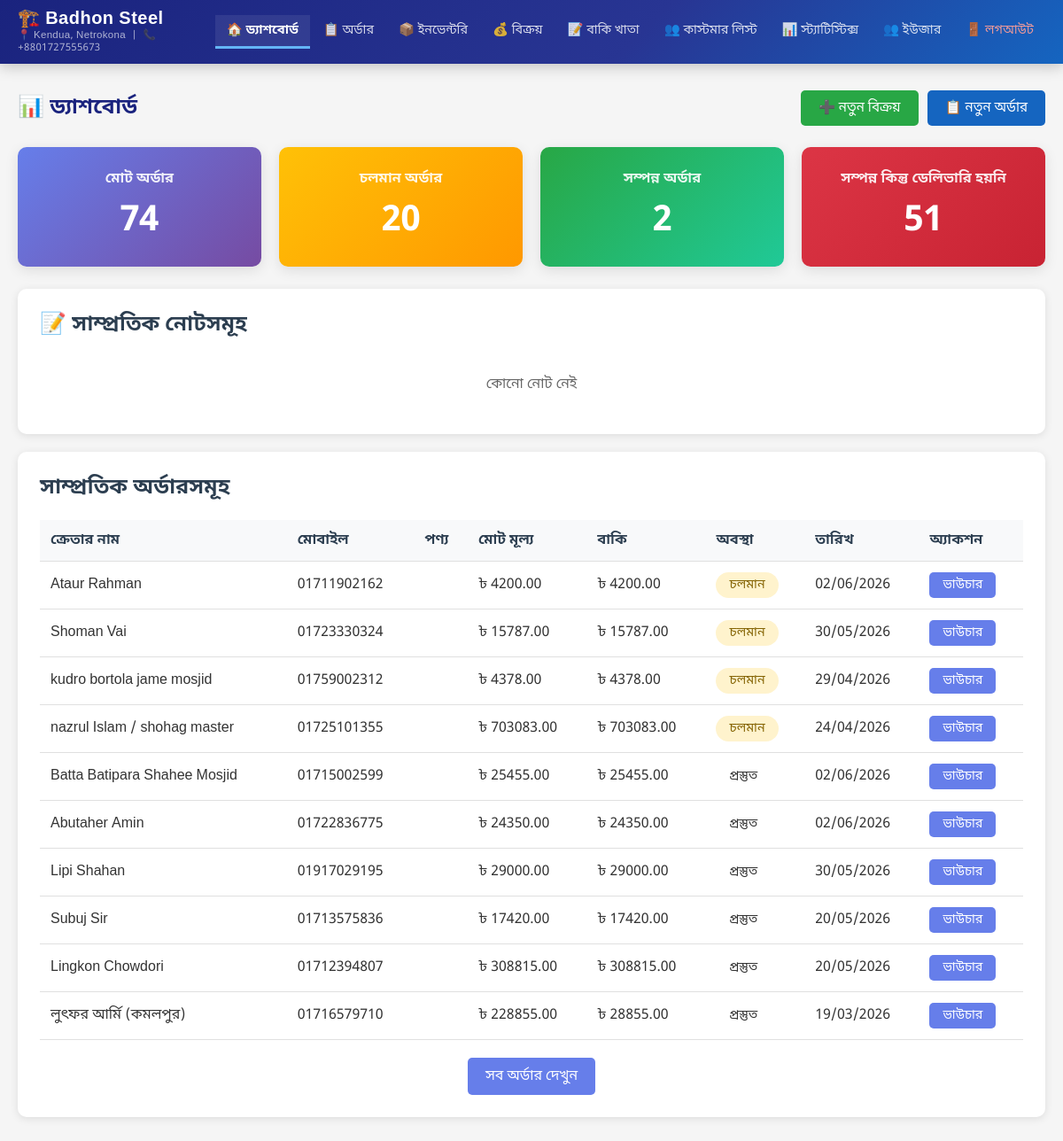
The page /admin-panel/ (signed in) on the database as committed earlier.
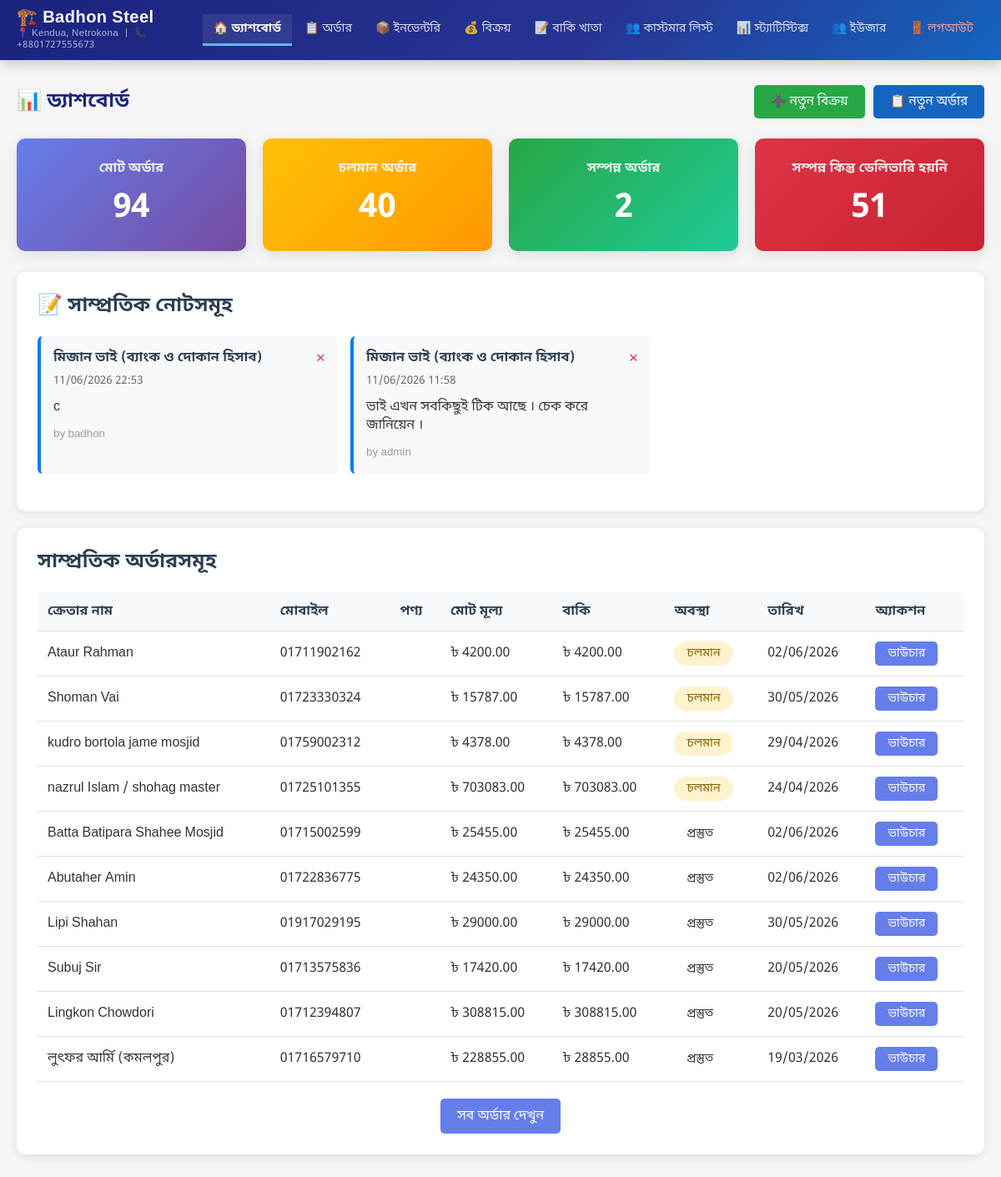
The same page on the database as committed later.
### shop/models.py (models this page shows, shortened)
class Order(models.Model):
    STATUS_CHOICES = [
        ('pending', 'চলমান'),
        ('ready', 'প্রস্তুত'),
        ('completed', 'সম্পন্ন'),
    ]
    DELIVERY_STATUS_CHOICES = [
        ('not_delivered', 'ডেলিভারি হয়নি'),
        ('delivered', 'ডেলিভারি সম্পন্ন'),
    ]
    customer = models.ForeignKey(Customer, on_delete=models.PROTECT, related_name='orders', verbose_name='ক্রেতা', null=True, blank=True)
    customer_name = models.CharField(max_length=200, verbose_name='ক্রেতার নাম', null=True, blank=True)
    mobile_number = models.CharField(max_length=20, verbose_name='মোবাইল নাম্বার', null=True, blank=True)
    total_price = models.DecimalField(max_digits=10, decimal_places=2, verbose_name='মোট মূল্য', default=0)
    discount_percentage = models.DecimalField(max_digits=5, decimal_places=2, verbose_name='ডিসকাউন্ট (%)', default=0)
    discount_amount = models.DecimalField(max_digits=10, decimal_places=2, verbose_name='ডিসকাউন্ট টাকা', default=0)
    final_price = models.DecimalField(max_digits=10, decimal_places=2, verbose_name='চূড়ান্ত মূল্য', default=0)
    cash_paid = models.DecimalField(max_digits=10, decimal_places=2, verbose_name='নগদ পরিশোধ', default=0)
    due_amount = models.DecimalField(max_digits=10, decimal_places=2, verbose_name='বাকি টাকা', editable=False)
    initial_payment_migrated = models.BooleanField(default=False, verbose_name='প্রাথমিক পেমেন্ট OrderPayment-এ স্থানান্তরিত')
    order_date = models.DateField(default=timezone.now, verbose_name='অর্ডার নেওয়ার তারিখ')
    delivery_date = models.DateField(verbose_name='ডেলিভারির তারিখ')
    status = models.CharField(max_length=20, choices=STATUS_CHOICES, default='pending', verbose_name='প্রোডাক্ট অবস্থা')
    delivery_status = models.CharField(max_length=20, choices=DELIVERY_STATUS_CHOICES, default='not_delivered', verbose_name='ডেলিভারি অবস্থা')
    created_at = models.DateTimeField(auto_now_add=True, verbose_name='তৈরির সময়')
    updated_at = models.DateTimeField(auto_now=True, verbose_name='আপডেটের সময়')
    class Meta:
        verbose_name = 'অর্ডার'
        verbose_name_plural = 'অর্ডারসমূহ'
        ordering = ['-created_at']

### transactions/models.py (models this page shows, shortened)
class CustomerNote(models.Model):
    customer = models.ForeignKey(Customer, on_delete=models.CASCADE, related_name='notes', verbose_name='Customer')
    note = models.TextField(verbose_name='Note')
    created_by = models.ForeignKey('auth.User', on_delete=models.SET_NULL, null=True, blank=True, verbose_name='Created By')
    created_at = models.DateTimeField(auto_now_add=True, verbose_name='Created At')
    updated_at = models.DateTimeField(auto_now=True, verbose_name='Updated At')
    is_dismissed_from_dashboard = models.BooleanField(default=False, verbose_name='Dismissed from Dashboard')
    class Meta:
        verbose_name = 'Customer Note'
        verbose_name_plural = 'Customer Notes'
        ordering = ['-created_at']

class Customer(models.Model):
    name = models.CharField(max_length=200, verbose_name='Customer Name')
    mobile_number = models.CharField(max_length=20, unique=True, verbose_name='Mobile Number')
    address = models.TextField(verbose_name='Address', blank=True)
    current_balance = models.DecimalField(max_digits=10, decimal_places=2, verbose_name='Current Balance', default=0)
    created_at = models.DateTimeField(auto_now_add=True, verbose_name='Created At')
    updated_at = models.DateTimeField(auto_now=True, verbose_name='Updated At')
    is_deleted = models.BooleanField(default=False, verbose_name='Is Deleted')
    deleted_at = models.DateTimeField(null=True, blank=True, verbose_name='Deleted At')
    class Meta:
        verbose_name = 'Customer'
        verbose_name_plural = 'Customers'
        ordering = ['-created_at']

### shop/views.py (the view)
# urls.py: path('admin-panel/', views.admin_dashboard, name='admin_dashboard'),
@login_required
def admin_dashboard(request):
    from transactions.models import Transaction
    total_orders = Transaction.objects.count()
    pending_orders = Transaction.objects.filter(status='pending').count()
    completed_orders = Transaction.objects.filter(status='completed', delivery_status='delivered').count()
    completed_not_delivered = Transaction.objects.filter(status='completed', delivery_status='not_delivered').count()
    recent_orders = Order.objects.exclude(status='completed').order_by('status', '-created_at')[:10]
    from transactions.models import CustomerNote
    recent_notes = CustomerNote.objects.filter(is_dismissed_from_dashboard=False).select_related('customer', 'created_by').order_by('-created_at')[:10]
    context = {
        'total_orders': total_orders,
        'pending_orders': pending_orders,
        'completed_orders': completed_orders,
        'completed_not_delivered': completed_not_delivered,
        'recent_orders': recent_orders,
        'recent_notes': recent_notes,
    }
    return render(request, 'admin_panel/dashboard.html', context)

### shop/templates/admin_panel/dashboard.html (shortened to what this page needs)
{% extends 'admin_panel/base.html' %}
{% block content %}
<div style="display:flex; justify-content:space-between; align-items:center; margin-bottom:24px; flex-wrap:wrap; gap:12px;">
    <h2 style="margin:0; color:#1a237e; font-size:1.5rem;">📊 ড্যাশবোর্ড</h2>
    <div style="display:flex; gap:10px; flex-wrap:wrap;">
        <a href="{% url 'invoice_create' %}" class="btn btn-success" style="font-size:0.95rem;">➕ নতুন বিক্রয়</a>
        <a href="{% url 'order_create' %}" class="btn" style="font-size:0.95rem; background:#1565c0;">📋 নতুন অর্ডার</a>
    </div>
</div>
<div class="stats-grid">
    <a href="{% url 'transactions:transaction_list_all' %}" style="text-decoration:none;">
        <div class="stat-card">
            <h3>মোট অর্ডার</h3>
            <div class="number">{{ total_orders }}</div>
        </div>
    </a>
    <a href="{% url 'transactions:transaction_list_all' %}?status=pending" style="text-decoration:none;">
        <div class="stat-card warning">
            <h3>চলমান অর্ডার</h3>
            <div class="number">{{ pending_orders }}</div>
        </div>
    </a>
    <a href="{% url 'transactions:transaction_list_all' %}?status=completed" style="text-decoration:none;">
        <div class="stat-card success">
            <h3>সম্পন্ন অর্ডার</h3>
            <div class="number">{{ completed_orders }}</div>
        </div>
    </a>
    <a href="{% url 'transactions:transaction_list_all' %}?status=completed&delivery_status=not_delivered" style="text-decoration:none;">
        <div class="stat-card danger">
            <h3>সম্পন্ন কিন্তু ডেলিভারি হয়নি</h3>
            <div class="number">{{ completed_not_delivered }}</div>
        </div>
    </a>
</div>
<div class="card">
    <h3 class="card-title">📝 সাম্প্রতিক নোটসমূহ</h3>
    {% if recent_notes %}
    <div style="display: grid; grid-template-columns: repeat(auto-fill, minmax(300px, 1fr)); gap: 15px; margin-bottom: 20px;">
        {% for note in recent_notes %}
        <div style="background: #f8f9fa; border-left: 4px solid #007bff; padding: 15px; border-radius: 6px; position: relative;" id="note-{{ note.pk }}">
            <div style="display: flex; justify-content: space-between; align-items: start; margin-bottom: 10px;">
                <div>
                    <h4 style="margin: 0 0 5px 0; color: #2c3e50;">{{ note.customer.name }}</h4>
                    <small style="color: #666;">{{ note.created_at|date:"d/m/Y H:i" }}</small>
                </div>
                <button onclick="deleteNote({{ note.pk }}, {{ note.customer.pk }})" style="background: none; border: none; color: #dc3545; cursor: pointer; font-size: 1.2rem; padding: 0;" title="মুছুন">×</button>
            </div>
            <p style="margin: 10px 0; color: #333; word-wrap: break-word;">{{ note.note }}</p>
            <small style="color: #999;">by {{ note.created_by.username }}</small>
        </div>
        {% endfor %}
    </div>
    {% else %}
    <p style="text-align: center; padding: 20px; color: #666;">কোনো নোট নেই</p>
    {% endif %}
</div>
<div class="card">
    <h3 class="card-title">সাম্প্রতিক অর্ডারসমূহ</h3>
    {% if recent_orders %}
    <div style="overflow-x: auto;">
        <table class="recent-orders-table">
            <thead>
                <tr>
                    <th>ক্রেতার নাম</th>
                    <th>মোবাইল</th>
                    <th>পণ্য</th>
                    <th>মোট মূল্য</th>
                    <th>বাকি</th>
                    <th>অবস্থা</th>
                    <th>তারিখ</th>
                    <th>অ্যাকশন</th>
                </tr>
            </thead>
            <tbody>
                {% for order in recent_orders %}
                <tr>
                    <td>{{ order.customer_name }}</td>
                    <td>{{ order.mobile_number }}</td>
                    <td>{{ order.product_name }}</td>
                    <td>৳ {{ order.total_price }}</td>
                    <td>৳ {{ order.due_amount }}</td>
                    <td>
                        <span class="status-badge status-{{ order.status }}">
                            {{ order.get_status_display }}
                        </span>
                    </td>
                    <td>{{ order.order_date|date:"d/m/Y" }}</td>
                    <td>
                        <a href="{% url 'order_voucher' order.pk %}" class="btn btn-sm" target="_blank">ভাউচার</a>
                    </td>
                </tr>
                {% endfor %}
            </tbody>
        </table>
    </div>
    {% else %}
    <p style="text-align: center; padding: 30px; color: #666;">কোনো অর্ডার নেই।</p>
    {% endif %}
    <div style="margin-top: 20px; text-align: center;">
        <a href="{% url 'order_list' %}" class="btn">সব অর্ডার দেখুন</a>
    </div>
</div>
{% endblock %}

### shop/templates/admin_panel/base.html (shortened to what this page needs)
<!DOCTYPE html>
<html lang="bn">
<head>
</head>
<body>
    <div class="admin-header">
        <div class="admin-header-inner">
            <a class="admin-brand" href="{% url 'admin_dashboard' %}">
                <span class="brand-name">🏗️ Badhon Steel</span>
                <span class="brand-sub">📍 Kendua, Netrokona &nbsp;|&nbsp; 📞 +8801727555673</span>
            </a>
            <nav class="admin-nav" id="mobileNav">
                <a href="{% url 'admin_dashboard' %}" {% if request.resolver_match.url_name == 'admin_dashboard' %}class="active"{% endif %}>🏠 ড্যাশবোর্ড</a>
                <a href="{% url 'transactions:customer_list' %}" {% if 'customer_list' in request.resolver_match.url_name %}class="active"{% endif %}>📋 অর্ডার</a>
                <a href="{% url 'inventory_product_list' %}" {% if 'inventory' in request.resolver_match.url_name %}class="active"{% endif %}>📦 ইনভেন্টরি</a>
                <a href="{% url 'invoice_list' %}" {% if 'invoice' in request.resolver_match.url_name %}class="active"{% endif %}>💰 বিক্রয়</a>
                <a href="{% url 'due_accounts_list' %}" {% if request.resolver_match.url_name == 'due_accounts_list' %}class="active"{% endif %}>📝 বাকি খাতা</a>
                <a href="{% url 'customer_list' %}" {% if request.resolver_match.url_name == 'customer_list' %}class="active"{% endif %}>👥 কাস্টমার লিস্ট</a>
                {% if request.user.is_superuser %}
                <a href="{% url 'admin_statistics' %}" {% if request.resolver_match.url_name == 'admin_statistics' %}class="active"{% endif %}>📊 স্ট্যাটিস্টিক্স</a>
                <a href="{% url 'user_management' %}" {% if request.resolver_match.url_name == 'user_management' %}class="active"{% endif %}>👥 ইউজার</a>
                {% endif %}
                <a href="{% url 'admin_logout' %}" class="nav-logout">🚪 লগআউট</a>
            </nav>
        </div>
    </div>
    <div class="container">
        {% block content %}{% endblock %}
    </div>
</body>
</html>

Rows that differ between the two databases and show on the page:
added CustomerNote: customer.name "মিজান ভাই (ব্যাংক ও দোকান হিসাব)", created_at "11/06/2026 22:53", note "c", created_by.username "badhon"
added CustomerNote: customer.name "মিজান ভাই (ব্যাংক ও দোকান হিসাব)", created_at "11/06/2026 11:58", note "ভাই এখন সবকিছুই টিক আছে । চেক করে জানিয়েন ।", created_by.username "admin"
Other text that changed with them:
{{ total_orders }}: "74" → "94"
{{ pending_orders }}: "20" → "40"
text no longer shown: "কোনো নোট নেই"
